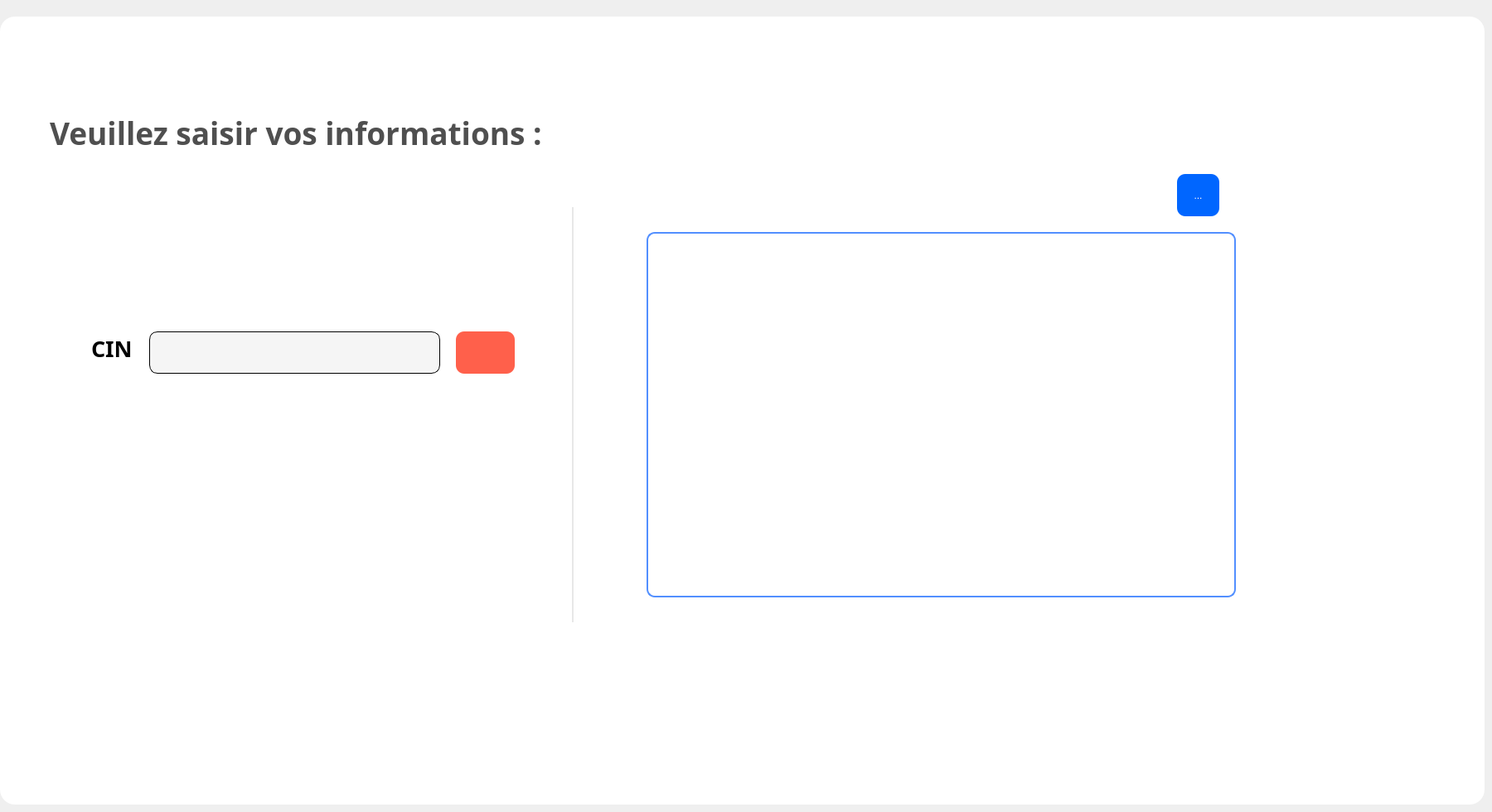
      <widget class="QWidget" name="tab_supprimer_3">
       <attribute name="icon">
        <iconset resource="D:/volve/untitled22/res.qrc">
         <normaloff>:/icon/icons/icons8-poubelle-64.png</normaloff>:/icon/icons/icons8-poubelle-64.png</iconset>
       </attribute>
       <attribute name="title">
        <string>Supprimer</string>
       </attribute>
       <widget class="QFrame" name="frame_16">
        <property name="geometry">
         <rect>
          <x>0</x>
          <y>20</y>
          <width>1791</width>
          <height>951</height>
         </rect>
        </property>
        <property name="styleSheet">
         <string notr="true">border-radius:18px;
background:white;
</string>
        </property>
        <property name="frameShape">
         <enum>QFrame::StyledPanel</enum>
        </property>
        <property name="frameShadow">
         <enum>QFrame::Raised</enum>
        </property>
        <widget class="Line" name="line_9">
         <property name="geometry">
          <rect>
           <x>690</x>
           <y>230</y>
           <width>2</width>
           <height>501</height>
          </rect>
         </property>
         <property name="font">
          <font>
           <pointsize>2</pointsize>
          </font>
         </property>
         <property name="styleSheet">
          <string notr="true">background:rgb(231, 231, 231);</string>
         </property>
         <property name="orientation">
          <enum>Qt::Vertical</enum>
         </property>
        </widget>
        <widget class="QTableView" name="tableView_3">
         <property name="geometry">
          <rect>
           <x>780</x>
           <y>260</y>
           <width>711</width>
           <height>441</height>
          </rect>
         </property>
         <property name="styleSheet">
          <string notr="true">border:2px solid rgb(82, 143, 255);
border-radius: 10px;
background:
</string>
         </property>
        </widget>
        <widget class="QPushButton" name="pushButton_3">
         <property name="geometry">
          <rect>
           <x>550</x>
           <y>380</y>
           <width>71</width>
           <height>51</height>
          </rect>
         </property>
         <property name="styleSheet">
          <string notr="true">QPushButton::hover {
     background: rgb(203, 76, 59);
color:white;
border-radius: 10px;
 }

QPushButton {
    background:rgb(255, 96, 75);
   color:white;
    border-radius: 10px;
 }


</string>
         </property>
         <property name="text">
          <string/>
         </property>
         <property name="icon">
          <iconset>
           <normaloff>../../../Documents/evolve/icons/icons8-delete-trash-24.png</normaloff>../../../Documents/evolve/icons/icons8-delete-trash-24.png</iconset>
         </property>
         <property name="iconSize">
          <size>
           <width>50</width>
           <height>50</height>
          </size>
         </property>
        </widget>
        <widget class="QLabel" name="lab_c_3">
         <property name="geometry">
          <rect>
           <x>110</x>
           <y>370</y>
           <width>51</width>
           <height>61</height>
          </rect>
         </property>
         <property name="font">
          <font>
           <family>Yu Gothic UI Semibold</family>
           <pointsize>20</pointsize>
           <weight>75</weight>
           <bold>true</bold>
          </font>
         </property>
         <property name="text">
          <string>CIN</string>
         </property>
        </widget>
        <widget class="QLineEdit" name="lineEdit_27">
         <property name="geometry">
          <rect>
           <x>180</x>
           <y>380</y>
           <width>351</width>
           <height>51</height>
          </rect>
         </property>
         <property name="styleSheet">
          <string notr="true">border-radius: 10px;
background: #F5F5F5;
border: 1px solid #000000;
padding-bottom:7px;</string>
         </property>
        </widget>
        <widget class="QLabel" name="label_vs_9">
         <property name="geometry">
          <rect>
           <x>60</x>
           <y>100</y>
           <width>711</width>
           <height>81</height>
          </rect>
         </property>
         <property name="font">
          <font>
           <family>Segoe UI Semibold</family>
           <pointsize>28</pointsize>
           <weight>75</weight>
           <bold>true</bold>
          </font>
         </property>
         <property name="styleSheet">
          <string notr="true">color:rgb(79, 79, 79)</string>
         </property>
         <property name="text">
          <string>Veuillez saisir vos informations :</string>
         </property>
        </widget>
        <widget class="QToolButton" name="toolButton_3">
         <property name="geometry">
          <rect>
           <x>1420</x>
           <y>190</y>
           <width>51</width>
           <height>51</height>
          </rect>
         </property>
         <property name="styleSheet">
          <string notr="true">QToolButton {
background:rgb(0, 102, 255);
color:white;
border-radius: 10px;
}

QToolButton::hover
{
background:rgb(0, 51, 162);
color:white;
border-radius: 10px;

}</string>
         </property>
         <property name="text">
          <string>...</string>
         </property>
         <property name="icon">
          <iconset resource="D:/volve/untitled22/res.qrc">
           <normaloff>:/icon/icons/icons8-refresh-100.png</normaloff>:/icon/icons/icons8-refresh-100.png</iconset>
         </property>
         <property name="iconSize">
          <size>
           <width>30</width>
           <height>30</height>
          </size>
         </property>
        </widget>
       </widget>
      </widget>
